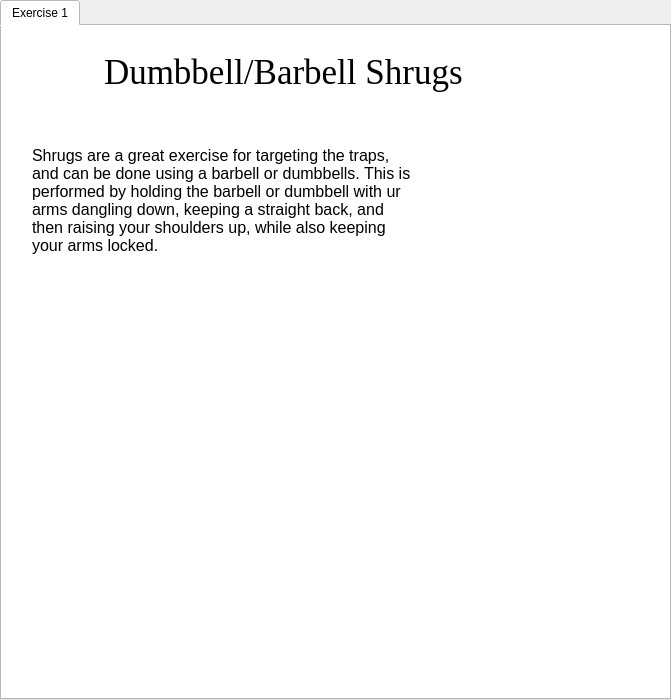
<?xml version="1.0" encoding="UTF-8"?>
<ui version="4.0">
 <class>traps_widget</class>
 <widget class="QWidget" name="traps_widget">
  <property name="geometry">
   <rect>
    <x>0</x>
    <y>0</y>
    <width>671</width>
    <height>700</height>
   </rect>
  </property>
  <property name="windowTitle">
   <string>Form</string>
  </property>
  <widget class="QTabWidget" name="traps_tab_widget">
   <property name="geometry">
    <rect>
     <x>0</x>
     <y>0</y>
     <width>671</width>
     <height>700</height>
    </rect>
   </property>
   <property name="styleSheet">
    <string notr="true">background-color: rgb(255, 255, 255);</string>
   </property>
   <property name="currentIndex">
    <number>0</number>
   </property>
   <widget class="QWidget" name="exercise_1">
    <attribute name="title">
     <string>Exercise 1</string>
    </attribute>
    <widget class="QLabel" name="traps_exercise_1_title_lbl">
     <property name="geometry">
      <rect>
       <x>102</x>
       <y>10</y>
       <width>500</width>
       <height>71</height>
      </rect>
     </property>
     <property name="font">
      <font>
       <family>Georgia</family>
       <pointsize>26</pointsize>
      </font>
     </property>
     <property name="text">
      <string>Dumbbell/Barbell Shrugs</string>
     </property>
    </widget>
    <widget class="QLabel" name="traps_exercise_1_msg_lbl">
     <property name="geometry">
      <rect>
       <x>30</x>
       <y>120</y>
       <width>381</width>
       <height>171</height>
      </rect>
     </property>
     <property name="font">
      <font>
       <pointsize>12</pointsize>
      </font>
     </property>
     <property name="text">
      <string>Shrugs are a great exercise for targeting the traps, and can be done using a barbell or dumbbells. This is performed by holding the barbell or dumbbell with ur arms dangling down, keeping a straight back, and then raising your shoulders up, while also keeping your arms locked.</string>
     </property>
     <property name="alignment">
      <set>Qt::AlignLeading|Qt::AlignLeft|Qt::AlignTop</set>
     </property>
     <property name="wordWrap">
      <bool>true</bool>
     </property>
    </widget>
    <widget class="QLabel" name="traps_exercise_1_lbl">
     <property name="geometry">
      <rect>
       <x>150</x>
       <y>340</y>
       <width>331</width>
       <height>291</height>
      </rect>
     </property>
     <property name="text">
      <string/>
     </property>
     <property name="pixmap">
      <pixmap>../../Pictures/traps_exericse_1.png</pixmap>
     </property>
    </widget>
   </widget>
  </widget>
 </widget>
 <resources/>
 <connections/>
</ui>
